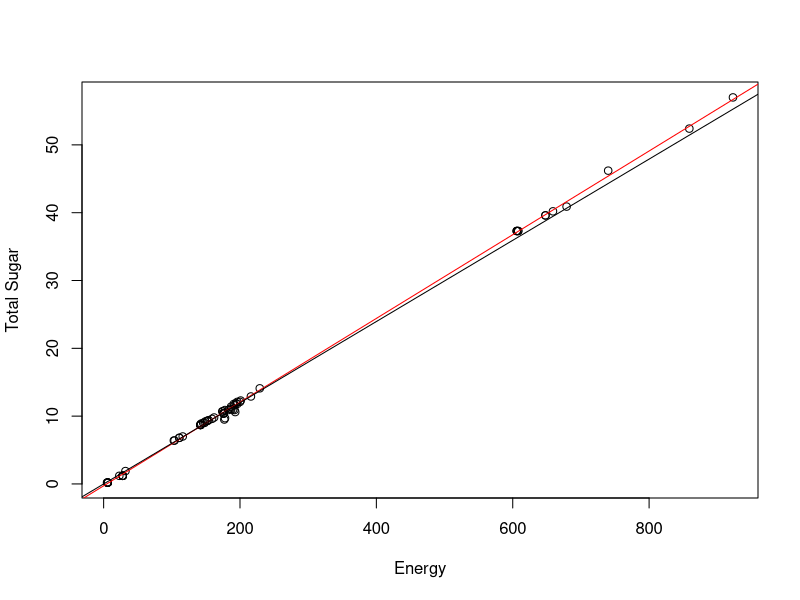
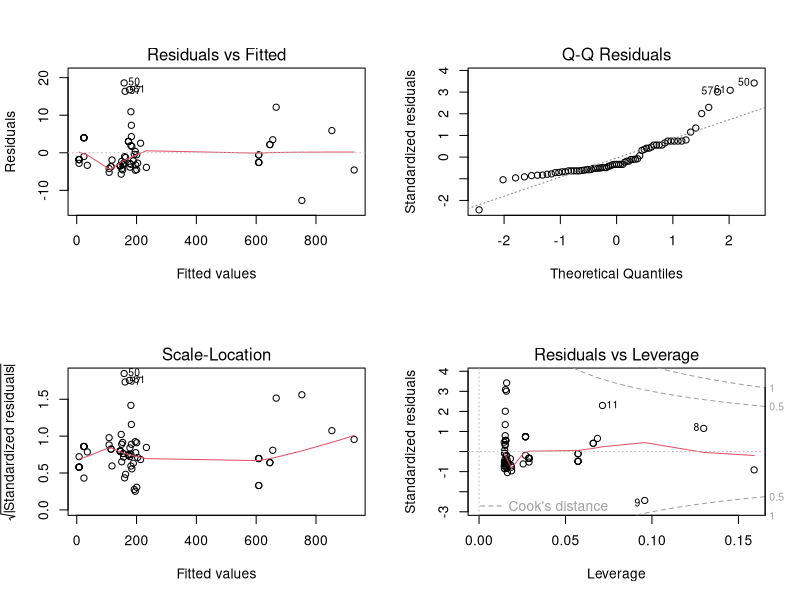
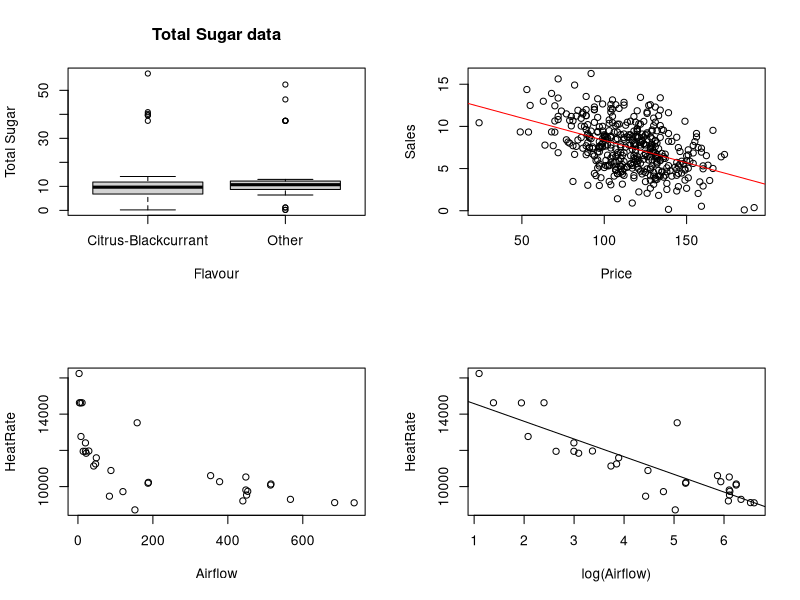
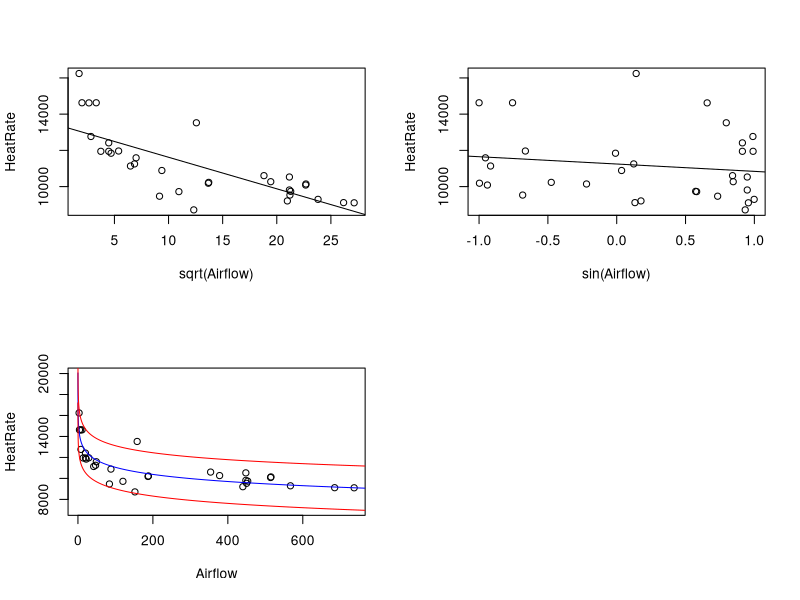

The R source for these figures, in order:
## ---- chunk 1

juiceDrinks <- read.csv("cordial-simple.csv")
plot(x = juiceDrinks$Energy, y = juiceDrinks$TotalSugar, xlab = "Energy", ylab = "Total Sugar")

juiceDrinksMd <- lm(juiceDrinks$TotalSugar~juiceDrinks$Energy, data = juiceDrinks)
juiceDrinksCoeff <- juiceDrinksMd$coefficients
abline(juiceDrinksCoeff[1], juiceDrinksCoeff[2], col="Red")

# Ho : beta0 = 0  
# Ha : beta0 != 0

# Ho : beta1 = 16.7 
# Ha : beta1 != 16.7

hypotesisData <- data.frame(TotalSugar = c(0, 1), Energy = c(0, 16.7))
abline(lm(TotalSugar~Energy, data = hypotesisData))



# Juice Drinks are same as sugar 

## ---- chunk 2

modJuice <- lm(Energy~TotalSugar, data=juiceDrinks)

(modJuiceSummary <- summary(modJuice))

## ---- chunk 3
#Ho:beta1=1 vs Ha:Beta0 != 0

coeffJuice <- modJuiceSummary$coefficients

b1 <- coeffJuice[2, 1]
seb1 <- coeffJuice[2, 2]

test <- (b1 - 1) / seb1

df <- nrow(juiceDrinks) - 2

# 100 - 95 / 2 = 1.25
(qtpoint <- qt(.975, df))

(ptJuice <- 2 * pt(test, df))

if(round(ptJuice, 3) == 0) {
  paste("We can reject our null hypothesis since its not equal to zero")
}


## ---- chunk 4
par(mfrow=c(2,2))
plot(modJuice)
## ---- chunk 5

citrus <- juiceDrinks[juiceDrinks$Flavour=="Citrus-Blackcurrant",]
others <- juiceDrinks[juiceDrinks$Flavour=="Other",]
currantSugar = citrus$TotalSugar
otherSugar = others$TotalSugar
t.test(currantSugar, otherSugar, alternative="greater")
var.test(currantSugar,otherSugar)

## ---- chunk 6
boxplot(TotalSugar~Flavour, data=juiceDrinks, main="Total Sugar data", xlab="Flavour", ylab="Total Sugar")
## ---- chunk 7

carseats <- read.csv("carseats-simple.csv")

plot(x = carseats$Price, y = carseats$Sales, xlab = "Price", ylab = "Sales")

carseatsModel <- lm(Sales~Price, data = carseats)
carseatsCoeff <- carseatsModel$coefficients

abline(carseatsCoeff[1], carseatsCoeff[2], col="Red")


## ---- chunk 8

(carseatsSummary <- summary(carseatsModel))

## ---- chunk 9

predict(carseatsModel, data.frame(Price = 150), interval = "confidence")

## ---- chunk 10

predict(carseatsModel, data.frame(Price = 150), interval="prediction")

## ---- chunk 11

turbine <- read.csv("turbine-simple.csv")
plot(HeatRate~Airflow, data=turbine)
turbineModel <- lm(HeatRate~Airflow, data=turbine)
summary(turbineModel)

## ---- chunk 12
turbineModel1 <- lm(HeatRate~log(Airflow), data=turbine)
plot(HeatRate~log(Airflow), data=turbine)
abline(turbineModel1)
summary(turbineModel1)

turbineModel2 <- lm(HeatRate~sqrt(Airflow), data=turbine)
plot(HeatRate~sqrt(Airflow), data=turbine)
abline(turbineModel2)
summary(turbineModel2)

turbineModel3 <- lm(HeatRate~sin(Airflow), data=turbine)
plot(HeatRate~sin(Airflow), data=turbine)
abline(turbineModel3)
summary(turbineModel3)

## ---- chunk 13


par(c(1,2));
predict(turbineModel1, data.frame(Airflow = 300), interval="prediction")


predictValue <- predict(turbineModel1, data.frame(Airflow = seq(0, 800, .01)), interval="prediction")


plot(HeatRate~Airflow, data=turbine, ylim=c(7000, 20000))
lines(seq(0, 800, .01), predictValue[,1], col="blue")
lines(seq(0, 800, .01), predictValue[,2], col="red")
lines(seq(0, 800, .01), predictValue[,3], col="red")

